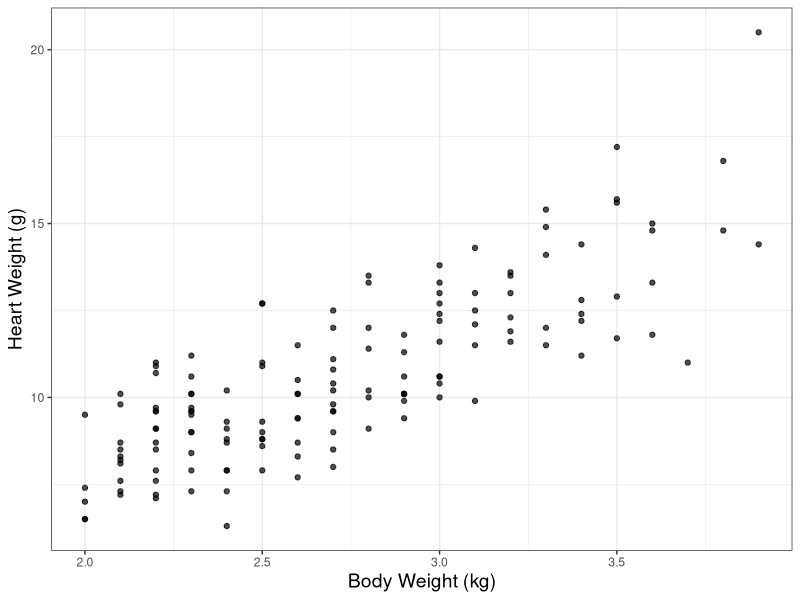
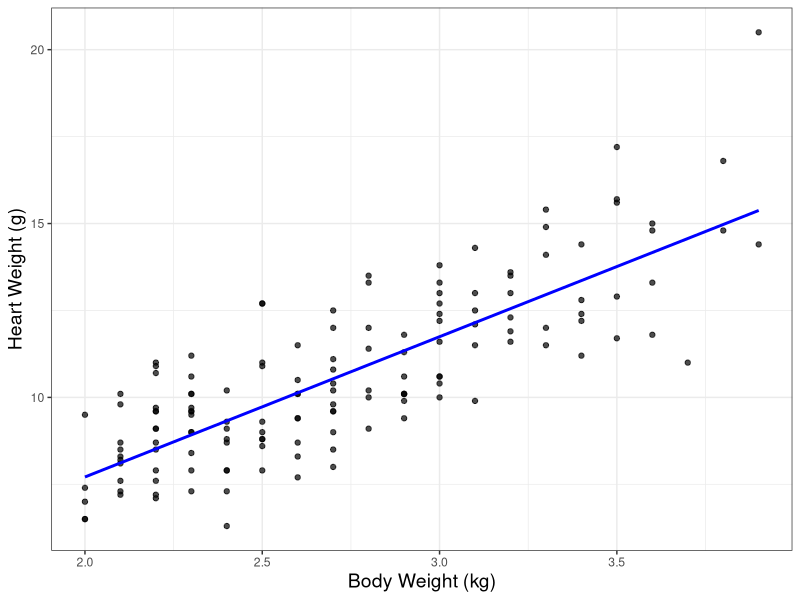

Write R code to recreate these figures, in order. (Note: this script raises an error after producing the figures.)
## ---- chunk 1

## ---- chunk 2
library(tidyverse)
library(broom)
library(knitr)
library(kableExtra)
library(patchwork)
library(MASS)
## ---- chunk 3
ggplot(data = cats, aes(x = Bwt, y = Hwt)) +
  geom_point(alpha = 0.7) + 
  labs(x = "Body Weight (kg)",
       y = "Heart Weight (g)") +
  theme_bw() +
  theme(axis.title=element_text(size=14))
## ---- chunk 4
ggplot(data = cats, aes(x = Bwt, y = Hwt)) +
  geom_point(alpha = 0.7) + 
  geom_smooth(method = "lm", color = "blue", se = FALSE) +
  labs(x = "Body Weight (kg)",
       y = "Heart Weight (g)") +
  theme_bw() +
  theme(axis.title=element_text(size=14))
## ---- chunk 5
bwt_hwt_model <- lm(Hwt ~ Bwt, data = cats)
bwt_hwt_model %>%
  tidy() %>%
  kable(format = "html", digits = 3)
## ---- chunk 6
knitr::include_graphics("img/06/mindy.JPG")
## ---- chunk 7
x0 <- data.frame(Bwt = c(3.18))
predict(bwt_hwt_model, x0, interval = "confidence", #<<
           conf.level = 0.95) %>% 
  kable(format = "html", digits = 3)
## ---- chunk 8
predict(bwt_hwt_model, x0, interval = "predict",
           conf.level = 0.95) %>%
  kable(format = "html", digits = 3)
## ---- chunk 9
pred_int <- as_tibble(predict(bwt_hwt_model, newdata = data.frame(Bwt = cats$Bwt), interval = "predict")) %>%
  rename(lower_pred = lwr, 
         upper_pred = upr) %>%
  dplyr::select(-fit)

conf_int <- as_tibble(predict(bwt_hwt_model, interval = "confidence")) %>%
  rename(lower_conf = lwr, 
         upper_conf = upr) %>%
  dplyr::select(-fit)
  
cats <- bind_cols(cats, pred_int)
cats <- bind_cols(cats, conf_int)
## ---- chunk 10
colors <- c("conf" = "blue", "pred" = "red")
ggplot(data = cats, aes(x = Bwt, y = Hwt)) +
  geom_point(alpha = 0.5) + 
  geom_smooth(method = "lm", color = "gray", se = FALSE) +
  geom_line(aes(y = lower_pred, color = "pred"), linetype = "dashed") + 
  geom_line(aes(y = upper_pred, color = "pred"), linetype = "dashed") + 
  geom_line(aes(y = lower_conf, color = "conf")) + 
  geom_line(aes(y = upper_conf, color = "conf")) +
  labs(x = "Body Weight (kg)",
       y = "Heart Weight (g)") +
  theme_bw() +
  scale_color_manual(values = colors, 
                     labels = c("Confidence interval for mean", "Prediction interval for individual"), 
                     name = "") +
  theme(legend.position = "top", 
        legend.text = element_text(size = 14), 
        axis.title=element_text(size=14))
## ---- chunk 11
knitr::include_graphics("img/06/andy.JPG")
## ---- chunk 12
ggplot(data = cats, aes(x = Bwt, y = Hwt)) +
  geom_point(alpha = 0.5) + 
  geom_vline(xintercept = 5.4, color = "red") +
  labs(x = "Body Weight (kg)",
       y = "Heart Weight (g)") +
  annotate("text", x = 5.2, y = 17, label = "Andy", color = "red") +
  theme_bw() +
  theme(axis.title=element_text(size=14))
